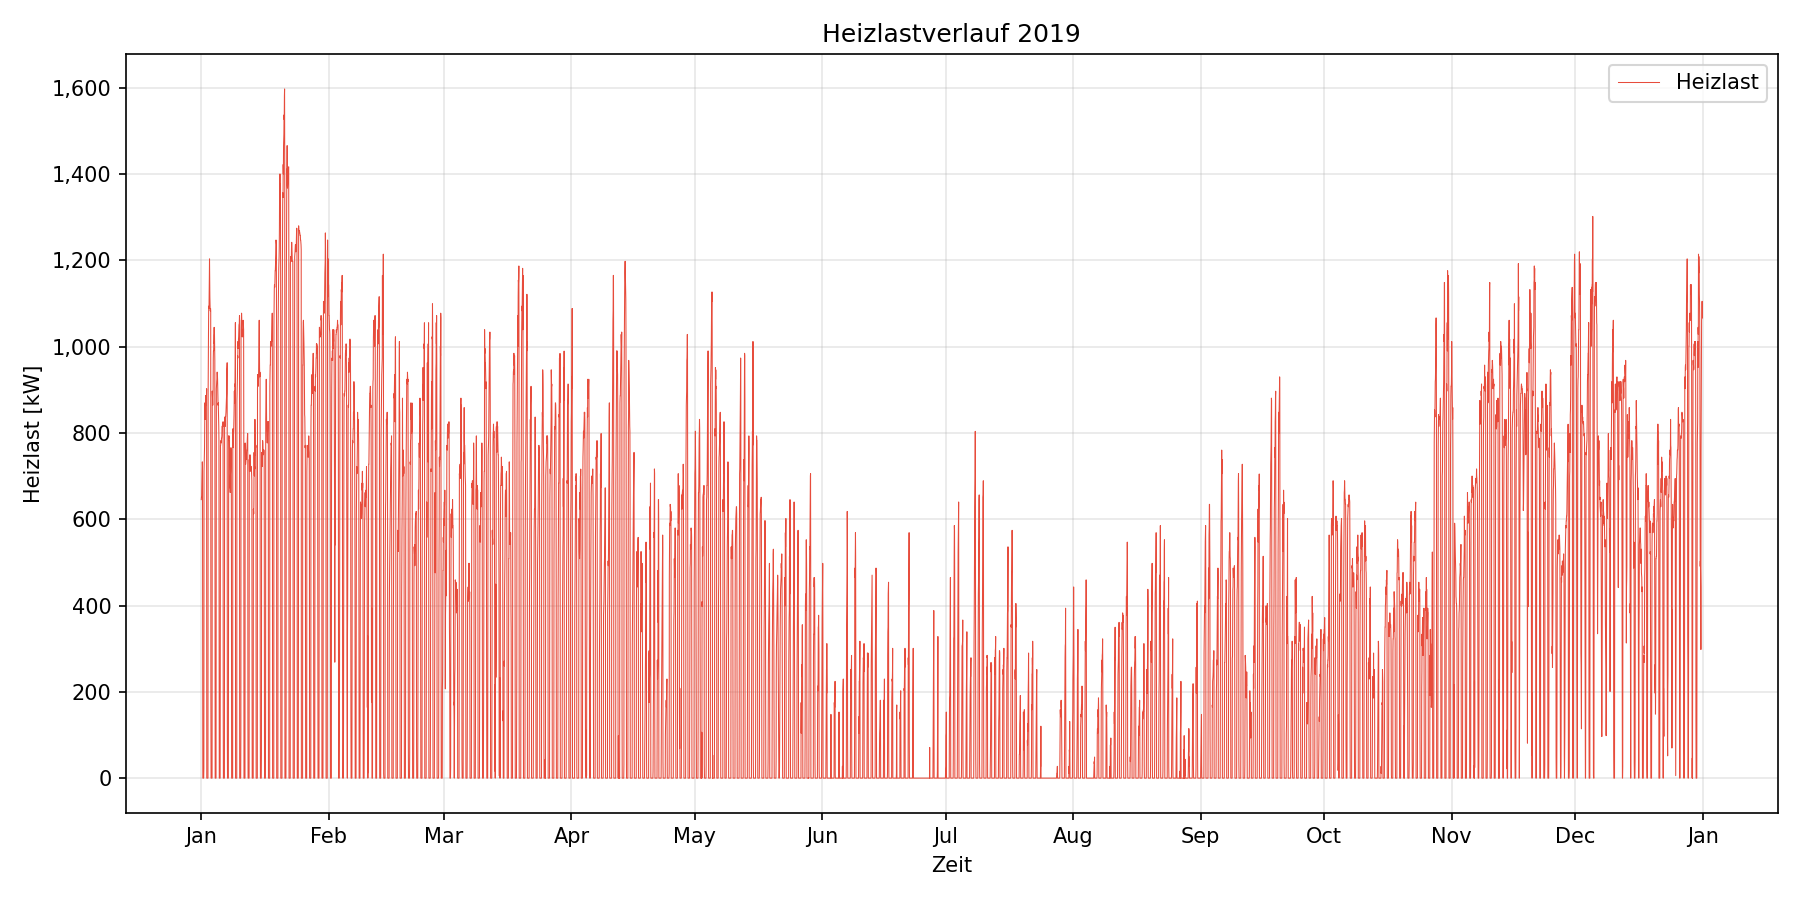

Generate this figure with Python:
import pandas as pd
import matplotlib.pyplot as plt
import matplotlib.dates as mdates
import matplotlib.ticker as mticker

# Konfiguration
csv_pfad = 'Abgabeordner Gruppe 9/heizlast_2019.csv'

# 1. Daten einlesen
print(f"Lese Daten aus: {csv_pfad}")
df_heizlast = pd.read_csv(csv_pfad, sep=',', encoding='utf-8')

# Zeitindex erstellen
# Format ist YYYYMMDDHH (z.B. 2019010100)
df_heizlast['datetime'] = pd.to_datetime(df_heizlast['MESS_DATUM'].astype(str), format='%Y%m%d%H')
df_heizlast.set_index('datetime', inplace=True)

# 2. Plotten
fig, ax = plt.subplots(figsize=(12, 6))

ax.plot(df_heizlast.index, df_heizlast['Heizlast_kW'], color='#e74c3c', linewidth=0.5, label='Heizlast')

# Formatierung
ax.set_ylabel('Heizlast [kW]')
ax.set_xlabel('Zeit')
ax.set_title('Heizlastverlauf 2019')

# Y-Achse mit Tausendertrennzeichen
ax.yaxis.set_major_formatter(mticker.FuncFormatter(lambda x, _: f'{x:,.0f}'))

# X-Achse: Monate
ax.xaxis.set_major_locator(mdates.MonthLocator())
ax.xaxis.set_major_formatter(mdates.DateFormatter('%b'))

ax.grid(True, alpha=0.3)
ax.legend(loc='upper right')
plt.tight_layout()

# Speichern und Anzeigen
output_file = 'plot_heizlast.png'
plt.savefig(output_file, dpi=150)
print(f"Plot gespeichert als: {output_file}")
plt.show()

# Ausgabe von Kennwerten
print("\n--- Kennwerte ---")
print(f"Maximale Heizlast: {df_heizlast['Heizlast_kW'].max():,.2f} kW")
print(f"Mittlere Heizlast: {df_heizlast['Heizlast_kW'].mean():,.2f} kW")
print(f"Summe Heizlast:    {df_heizlast['Heizlast_kW'].sum():,.2f} kWh")
